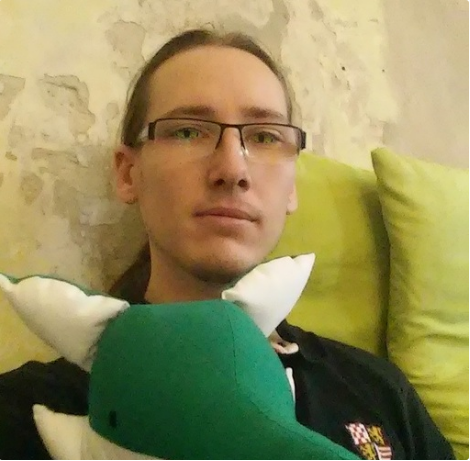
#> input picture original.png, 470 x 461 px
$ python workshop.py
#> lines starting #> are read from the running program, lines starting #| are printed output that depends on the picture
from PIL import Image

image = Image.open("original.png")
#> image is the input picture: PIL image 470x461 RGB; mean R, G, B 146.4, 139.9, 90.5
pixel_matrix = image.load()
width, height = image.size
#> width = 470; height = 461

for i in range(0, width):
    for j in range(0, height):
        r, g, b = pixel_matrix[i,j]
        pixel_matrix[i,j] = (r + 100, g + 100, b + 100)

image.save("light.png")
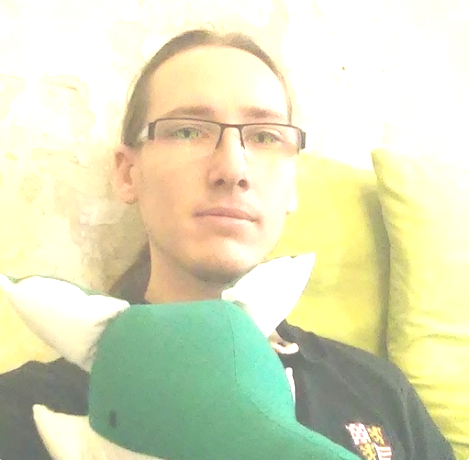
#> saved as light.png: PIL image 470x461 RGB; mean R, G, B 219.2, 221.9, 187.9
